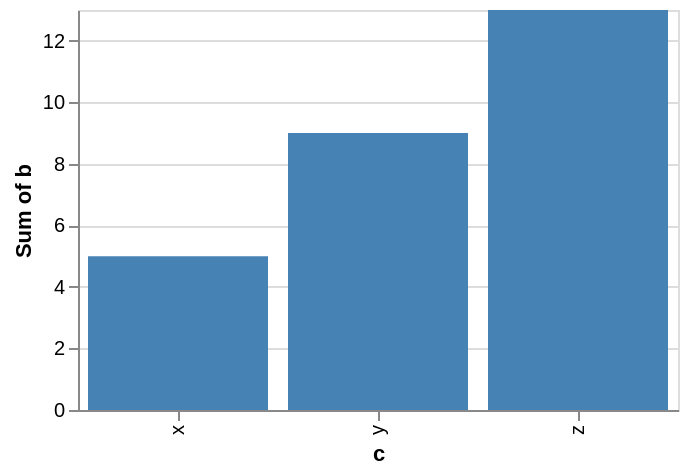

Here is the Vega-Lite specification saved for this chart:
### Vega-Lite specification from a JSON file in a GitHub repository (floating-point values rounded to 4 significant figures)
{"$schema": "https://vega.github.io/schema/vega-lite/v6.json", "data": {"values": [{"a": 1, "b": 3, "c": "x", "d": "2020-01-01"}, {"a": 2, "b": 5, "c": "y", "d": "2020-03-01"}, {"a": 3, "b": 2, "c": "x", "d": "2020-06-01"}, {"a": 4, "b": 6, "c": "z", "d": "2020-09-01"}, {"a": 5, "b": 4, "c": "y", "d": "2021-01-01"}, {"a": 6, "b": 7, "c": "z", "d": "2021-04-01"}]}, "width": 300, "height": 200, "params": [{"name": "pick", "select": "point"}], "mark": "bar", "encoding": {"x": {"field": "c", "type": "nominal"}, "y": {"field": "b", "type": "quantitative", "aggregate": "sum"}, "fill": {"condition": {"param": "pick", "value": "steelblue"}, "value": "lightgray"}}}
